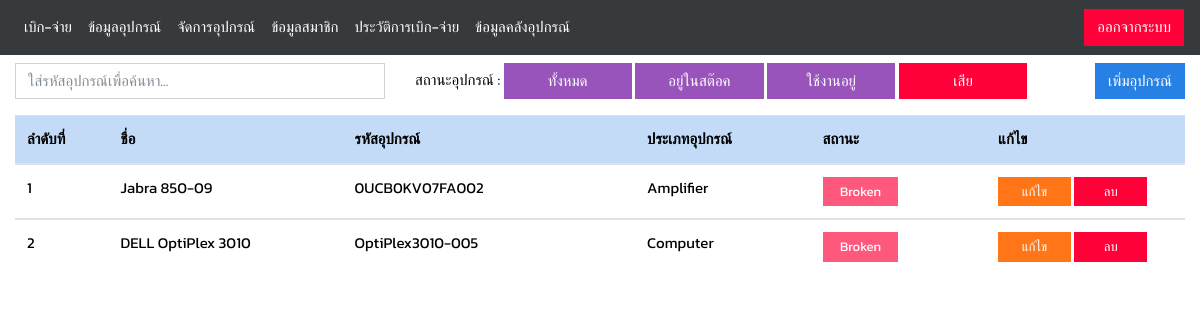
The app's page /php/equipment-broken.php (signed in) with its own data.
### tables this page shows
CREATE TABLE `tbl_equipment` (
  `eq_id` int(3) NOT NULL,
  `eq_name` varchar(40) NOT NULL,
  `eq_serial_number` varchar(30) NOT NULL,
  `eq_type` varchar(30) NOT NULL,
  `eq_status` varchar(10) NOT NULL
);

### php/equipment-broken.php (the view, shortened to what this page needs)
<?php
require_once("connect.php");
?>
  <!DOCTYPE html>
  <html lang="en">
  <head>
  </head>
  <body>
    <?php  include "navbar.php"; ?>
    <div class="container-fluid mt-2">
       <div class="row">
      <div class="container col-md-4">
        <input class="form-control col-md-12" id="myInput" type="text" placeholder="ใส่รหัสอุปกรณ์เพื่อค้นหา...">
      </div>
      <div class="container col-md-8">
      สถานะอุปกรณ์ :
      <a href="equipment.php" class="btn btn-info col-md-2">ทั้งหมด</a>
      <a href="equipment-in.php" class="btn btn-info col-md-2">อยู่ในสต๊อค</a>
      <a href="equipment-out.php" class="btn btn-info col-md-2">ใช้งานอยู่</a>
      <a href="equipment-broken.php" class="btn btn-danger col-md-2">เสีย</a>
      <a href="add_equipment.php" class="btn btn-primary float-right"><i class="fa fa-plus"></i> เพิ่มอุปกรณ์</a>
      </div>
      </div>
      <table class="table table-hover mt-3">
        <thead>
          <tr class="table-primary">
            <th scope="col">ลำดับที่</th>
            <th scope="col">ชื่อ</th>
            <th scope="col">รหัสอุปกรณ์</th>
            <th scope="col">ประเภทอุปกรณ์</th>
            <th scope="col">สถานะ</th>
            <th scope="col">แก้ไข</th>
          </tr>
        </thead>
       <?php
   $sql = "SELECT * FROM tbl_equipment WHERE  eq_status = '"."broken"."'";
    $result = $conn->query($sql);
    if ($result->num_rows > 0) {
      $i = 1;
      while($row = $result->fetch_assoc()) {
        ?>
          <tbody id="myTable">
            <tr>
              <td class="td-1"><?php echo $i; ?></td>
              <td class="td-2"><?php echo $row["eq_name"]; ?></td>
              <td class="td-3"><?php echo $row["eq_serial_number"]; ?></td>
              <td class="td-4"><?php echo $row["eq_type"]; ?></td>
              <td class="td-5">
                <?php
      if($row["eq_status"] == "broken")
      {
        echo "<button type='button' class='btn btn-danger btn-sm col-md-6 disabled'>Broken</button>";
      }
      ?>
              </td>
              <td class="td-6">
                <a href="edit-equipment.php?eq_id=<?php echo $row["eq_id"]; ?>&eq_type=<?php echo $row["eq_type"]?>" class="btn btn-warning btn-sm col-md-5"><i class="fas fa-edit"></i> แก้ไข</a>
                <a href="JavaScript:if(confirm('Confirm Delete?')==true){window.location='../scripts/delete-data.php?delete-eq&eq_id=<?php echo $row["eq_id"];?>';}"
                class="btn btn-danger btn-sm col-md-5"><i class="fas fa-trash-alt"></i> ลบ</a>
              </td>
            </tr>
          </tbody>
          <?php  $i++;}} else {echo "ไม่มีข้อมูลอุปกรณ์";}?>
      </table>
    </div>
  </body>
  </html>

### php/equipment-broken.php (style rules this page uses)
.td-1 { width: 8%; }
.td-2 { width: 20%; }
.td-3 { width: 25%; }
.td-4 { width: 15%; }
.td-5 { width: 15%; }
.td-6 { width: 17%; }

### php/navbar.php (style rules this page uses)
body { font-family: 'Kanit', sans-serif; color: #000; }

### records on screen
tbl_equipment: eq_name "Jabra 850-09", eq_serial_number "0UCB0KV07FA002", eq_type "Amplifier", eq_status "Broken"
tbl_equipment: eq_name "DELL OptiPlex 3010", eq_serial_number "OptiPlex3010-005", eq_type "Computer", eq_status "Broken"
